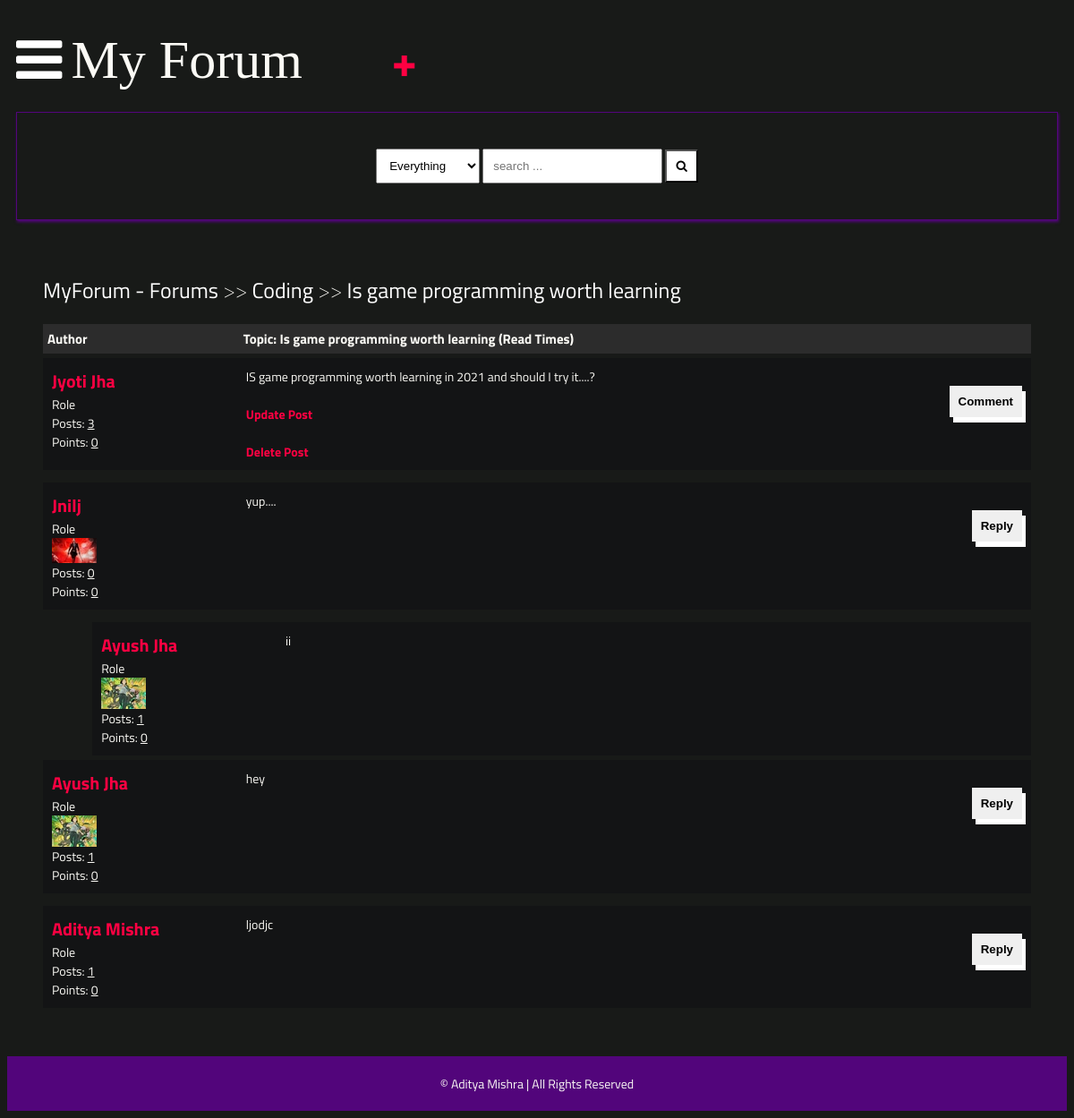
The page /detail/game-programming/ (signed in) on the database its author committed.
### main/models.py (models this page shows, shortened)
class Post(models.Model):
    title = models.CharField(max_length=400)
    slug = models.SlugField(max_length=400, unique=True, blank=True)
    user = models.ForeignKey(Author, on_delete=models.CASCADE)
    content = HTMLField()
    categories = models.ManyToManyField(Category)
    date = models.DateTimeField(auto_now_add=True)
    approved = models.BooleanField(default=True)
    hit_count_generic = GenericRelation(HitCount, object_id_field='object_pk',
        related_query_name='hit_count_generic_relation'
    )
    tags = TaggableManager()
    comments = models.ManyToManyField(Comment, blank=True)
    closed = models.BooleanField(default=False)
    state = models.CharField(max_length=40, default="zero")
    def get_url(self):
        return reverse("detail", kwargs={
            "slug":self.slug
        })

class Category(models.Model):
    title = models.CharField(max_length=50)
    slug = models.SlugField(max_length=400, unique=True, blank=True)
    description = models.TextField(default="description")
    class Meta:
        verbose_name_plural = "categories"
    def __str__(self):
        return self.title
    def get_url(self):
        return reverse("posts", kwargs={
            "slug":self.slug
        })

class Author(models.Model):
    user = models.ForeignKey(User, on_delete=models.CASCADE)
    fullname = models.CharField(max_length=40, blank=False)
    slug = slug = models.SlugField(max_length=400, unique=True, blank=True)
    bio = HTMLField()
    points = models.IntegerField(default=0)
    profile_pic = ResizedImageField(size=[50, 80], quality=100, upload_to="authors", default=None, blank=False, null=True)
    @property
    def num_posts(self):
        return Post.objects.filter(user=self).count()

class Comment(models.Model):
    user = models.ForeignKey(Author, on_delete=models.CASCADE)
    content = models.TextField()
    date = models.DateTimeField(auto_now_add=True)
    replies = models.ManyToManyField(Reply, blank=True)

class Reply(models.Model):
    user = models.ForeignKey(Author, on_delete=models.CASCADE)
    content = models.TextField()
    date = models.DateTimeField(auto_now_add=True)
    class Meta:
        verbose_name_plural = "replies"

### main/views.py (the view)
# urls.py: path("detail/<slug>/", detail, name="detail"),
def detail(request, slug):
    try:
        post = get_object_or_404(Post, slug=slug)
        author = Author.objects.get(user=request.user)
        if "comment-form" in request.POST:
            comment = request.POST.get("comment")
            new_comment, created = Comment.objects.get_or_create(user=author, content=comment)
            post.comments.add(new_comment.id)
        if "reply-form" in request.POST:
            reply = request.POST.get("reply")
            commenr_id = request.POST.get("comment-id")
            comment_obj = Comment.objects.get(id=commenr_id)
            new_reply, created = Reply.objects.get_or_create(user=author, content=reply)
            comment_obj.replies.add(new_reply.id)
        context = {
            "post":post,
            "title": post.title,
        }
        update_views(request, post)
        return render(request, "detail.html", context)
    except:
        return redirect("error404")

### main/context_processors.py (called while the page is built, shortened)
def searchFunction(request):
    search_context = {}
    posts = Post.objects.all()
    return search_context

### main/utils.py (called while the page is built)
def update_views(request, object):
    context = {}
    hit_count = get_hitcount_model().objects.get_for_object(object)
    hits = hit_count.hits
    hitcontext = context["hitcount"] = {"pk": hit_count.pk}
    hit_count_response = HitCountMixin.hit_count(request, hit_count)
    if hit_count_response.hit_counted:
        hits = hits+1
        hitcontext["hitcounted"] = hit_count_response.hit_counted
        hitcontext["hit_message"] = hit_count_response.hit_message
        hitcontext["total_hits"] = hits

### templates/detail.html (shortened to what this page needs)
{% extends 'base.html' %}
{% load hitcount_tags %}
{% block content %}
    <div class="container">
        <div class="navigate">
            <span><a href="{% url 'home' %}">MyForum - Forums</a> >> <a href="{{post.categories.all.0.get_url}}">{{post.categories.all.0}}</a> >> <a href="{{post.get_url}}">{{post.title}}</a></span>
        </div>
        <div class="topic-container">
            <div class="head">
                <div class="authors">Author</div>
                <div class="content">Topic: {{post.title}} (Read {% get_hit_count for post %} Times)</div>
            </div>
            <div class="body">
                <div class="authors">
                    <div class="username"><a href="">{{post.user.fullname|title}}</a></div>
                    <div>Role</div>
                    <div>Posts: <u>{{post.user.num_posts}}</u></div>
                    <div>Points: <u>{{post.user.points}}</u></div>
                </div>
                <div class="content">
                    {{post.content|safe}}
                    <br>
                    <div class="comment">
                        <button onclick="showComment()">Comment</button><br>
                        {% if user.is_authenticated %}
                        <a href=" {% url 'update_post' post.id  %} ">Update Post</a><br><br>
                        <a href=" {% url 'delete_post' post.id  %} ">Delete Post</a>
                        {% endif %}
                    </div>
                </div>
            </div>
        </div>
        {% for comment in post.comments.all %}
        <div class="comments-container">
            <div class="body">
                <div class="authors">
                    <div class="username"><a href="">{{comment.user.fullname|title}}</a></div>
                    <div>Role</div>
                    <img src="{{comment.user.profile_pic.url}}" alt="">
                    <div>Posts: <u>{{comment.user.num_posts}}</u></div>
                    <div>Points: <u>{{comment.user.points}}</u></div>
                </div>
                <div class="content">
                    {{comment.content}}
                    <br>
                    <div class="comment">
                        <button onclick="showReplies('comment{{comment.id}}')">Reply</button>
                    </div>
                </div>
            </div>
        </div>
        {% for reply in comment.replies.all %}
        <div class="comments-container" style="width: 95%; margin-left:5%;">
            <div class="body">
                <div class="authors">
                    <div class="username"><a href="">{{reply.user.fullname|title}}</a></div>
                    <div>Role</div>
                    <img src="{{reply.user.profile_pic.url}}" alt="">
                    <div>Posts: <u>{{reply.user.num_posts}}</u></div>
                    <div>Points: <u>{{reply.user.points}}</u></div>
                </div>
                <div class="content">
                    {{reply.content}}
                    <br>
                </div>
            </div>
        </div>
        {% endfor %}
        {% endfor %}
       </div>
    {% endblock content %}

### templates/base.html (shortened to what this page needs)
﻿{% load static %}
<!DOCTYPE html>
<html lang="en">
<head>
    <link rel="stylesheet" href="{% static 'style.css' %}">
    <link rel="stylesheet" href="https://cdnjs.cloudflare.com/ajax/libs/font-awesome/4.7.0/css/font-awesome.min.css">
</head>
<body>
    <header>
        <div class="navbar">
            <a class="bar-icon" id="iconBar" onclick="hideIconBar()"><i class="fa fa-bars"></i></a>
            <div class="brand">My Forum</div>
            {% if user.is_authenticated %}
            <div style="font-size:50px;font-weight:300px; margin-left:100px;"><a href="{% url 'create_post' %}">+</a></div>
            {% endif %}
        </div>
                <form action="{% url 'search_result' %}" role="form" method="GET">
                <div class="search-box">
                    <div>
                        <select name="search-box" id="">
                            <option value="Everything">Everything</option>
                        </select>
                        <input type="text" name="q" placeholder="search ...">
                        <button type="submit" name="search"><i class="fa fa-search"></i></button>
                    </div>
                </div>
                </form>
    </header>
    {% block content %}
    {% endblock content %}
    <footer>
        <span>&copy; Aditya Mishra | All Rights Reserved</span>
    </footer>
</body>
</html>

### static/style.css (style rules this page uses)
* { box-sizing: border-box; }
html { font-size: 14px; font-family: 'Titillium Web', sans-serif; background-color: #181A18; color: #FBFAF5; }
a { color: #FF0042; font-weight: bolder; text-decoration: none; }
.container { margin: 20px; padding: 20px; }
header { margin-inline: 10px; }
.navbar { display: flex; align-items: center; }
.bar-icon { font-size: 60px; display: inline-block; margin-right: 10px; color: #fff; cursor: pointer; }
.brand { font-size: 60px; display: inline-block; font-family: aquire; }
.search-box { border: solid 1px #52057b; margin-top: 20px; padding: 40px; display: flex; justify-content: center; box-shadow: 1px 2px 3px #52057b; }
.search-box select { padding: 10px; }
.search-box input { padding: 10px; }
.search-box button { padding: 10px; background-color: #fff; color: #000000; }
footer { margin-top: 20px; padding: 20px; background-color: #52057b; display: block; text-align: center; }
.navigate { margin-block: 20px; font-weight: lighter; font-size: 24px; }
.navigate a { color: #fff; }
.head { display: flex; background-color: #2C2C2C; padding: 5px; font-weight: bold; font-size: 15px; }
.authors { flex: 20%; }
.content { flex: 80%; }
.body { display: flex; background-color: #131415; padding: 10px; margin-top: 5px; }
.body .authors .username { font-size: 20px; }
.body .authors img { max-width: 50px; max-height: 80px; }
.body .content .comment button { border: none; padding: 10px; font-weight: bolder; box-shadow: 4px 6px #fff; cursor: pointer; float: right; }

### rows shown on the page
Post: categories.all.0 "Coding", title "Is game programming worth learning", user.fullname "Jyoti Jha", user.num_posts "3", user.points "0", content "IS game programming worth learning in 2021 and should I try it....?"
Comment: user.fullname "Jnilj", user.profile_pic (picture), user.num_posts "0", user.points "0", content "yup...."
Reply: user.fullname "Ayush Jha", user.profile_pic (picture), user.num_posts "1", user.points "0", content "ii"
Comment: user.fullname "Ayush Jha", user.profile_pic (picture), user.num_posts "1", user.points "0", content "hey"
Comment: user.fullname "Aditya Mishra", user.num_posts "1", user.points "0", content "ljodjc"
